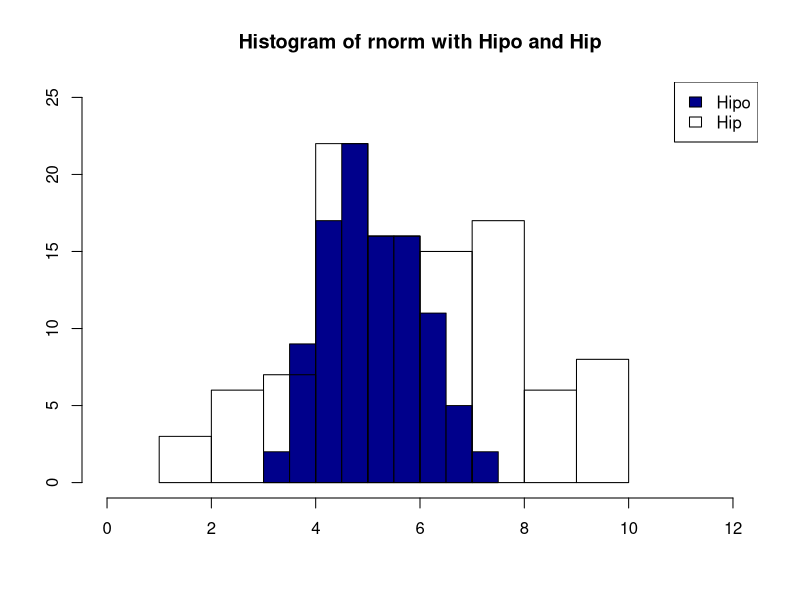

This figure's R source:
# Uygulamalı İstatistik Dersi 2025-2026
# 31 Ekim 2025 | 7. Hafta

# help(shapiro.test) # Shapiro-Wilk Testi
# help(ks.test) # Kolmogorov-Smirnov Testi

set.seed(4)

hipo <- rnorm(100, 5, 1)
shapiro.test(hipo)

hip <- rnorm(100, 6, 2)
ks.test(hipo, hip)
cat(">>> p değerine bakıldığında bu iki veri setinin benzer olmadığı sonucuna varılır.")

minx <- min(c(hipo, hip))
maxx <- max(c(hipo, hip))

hist(
    hipo,
    main="Histogram of rnorm with Hipo and Hip",
    xlab="",
    ylab="",
    col="darkblue",
    xlim = c(0, 12),
    ylim = c(0, 25)
)
hist(
    hip,
    xlab="",
    ylab="",
    col="transparent",
    add=TRUE # Üst üste ekleme
)

legend("topright", legend=c("Hipo", "Hip"), fill=c("darkblue", "transparent"))

# help("t.test") # T Testi

# 4.5 ile karşılaştırma
t.test(
    hipo,
    alternative = "two.sided",
    mu = 4.5, # anakütle ortalaması
)

# 4.9 ile karşılaştırma
t.test(
    hipo,
    alternative = "two.sided",
    mu = 4.9
)

# 4.9 ile karşılaştırma
t.test(
    hipo,
    alternative = "two.sided",
    mu = 4.95
)

xort <- 46.2
mu <- 48.5
s <- 4
n <- 30

# t = (X̄ - μ) / (s / √n)
t <- (xort - mu) / (s / sqrt(n))
t

alpha <- .05
t.tablo <- qt(1 - alpha/2, df = n - 1)
c(-t.tablo, t.tablo)

pdegeri <- 2 * pt(t, df = n - 1)
pdegeri
